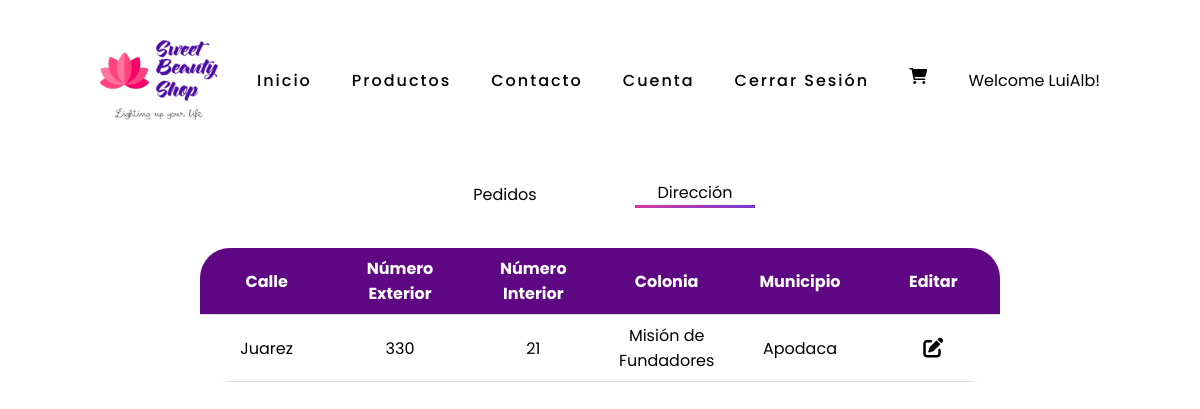
Screenshot of /pages/cliente/dashboardcliente.php (signed in) with the database file from the repository.
### tables this page shows
CREATE TABLE `usuarios` (
  `iduser` int NOT NULL AUTO_INCREMENT,
  `nombre_com` varchar(100) NOT NULL,
  `nombre_user` varchar(100) NOT NULL,
  `correo` varchar(100) NOT NULL,
  `contraseña` varchar(50) NOT NULL,
  `telefono` varchar(20) NOT NULL,
  `roll` int NOT NULL,
  PRIMARY KEY (`iduser`),
  KEY `roll` (`roll`),
  CONSTRAINT `usuarios_ibfk_1` FOREIGN KEY (`roll`) REFERENCES `roll` (`idroll`)
);

CREATE TABLE `direcciones` (
  `calle` varchar(100) NOT NULL,
  `numext` varchar(100) NOT NULL,
  `numint` varchar(100) NOT NULL,
  `colonia` varchar(50) NOT NULL,
  `municipio` varchar(20) NOT NULL,
  `iduser` int NOT NULL,
  PRIMARY KEY (`iduser`),
  KEY `fk_direcciones_usuarios1_idx` (`iduser`),
  CONSTRAINT `fk_direcciones_usuarios1` FOREIGN KEY (`iduser`) REFERENCES `usuarios` (`iduser`)
);

### pages/cliente/dashboardcliente.php (the view, shortened to what this page needs)
<?php
    include("topmenu.php");
    ?>
    <section class="secdash">
        <div id= "contenido">
            <form class="vSel" action="" method="get">
                <?php
                    $view = $_GET['view'];
                    if($view == "p") {
                        echo '<button class="selector on" type="submit" name="view" value="p">Pedidos</button>';
                        echo '<button class= "selector" type="submit" name="view" value="a">Dirección</button>';
                    } else {
                        echo '<button class="selector" type="submit" name="view" value="p">Pedidos</button>';
                        echo '<button class= "selector on" type="submit" name="view" value="a">Dirección</button>';
                    }
                    ?>
            </form>
            <?php
                require("../../database/connection.php");
                if($view == "p") {
                    $sql = "SELECT idventa, fecha, idcliente, descestatus FROM ventas INNER JOIN estatus ON ventas.idestatus = estatus.idestatus WHERE idcliente = $_SESSION[userid]";
                    $resultado = mysqli_query($conexion, $sql);
                    echo "<table class='tabladis userdash'>";
                    echo "<tr>
                    <th>Número de Pedido</th>
                    <th>Fecha del Pedido</th>
                    <th>Estatus</th>
                    <th>Ver Productos</th>
                    </tr>";
                    while ($fila = mysqli_fetch_assoc($resultado)) {
                        echo "<tr>";
                        echo "<td>" . $fila['idventa'] . "</td>";
                        echo "<td>" . $fila['fecha'] . "</td>";
                        echo "<td>" . $fila['descestatus'] . "</td>";?>
                        <td class="viewclass">
                            <a href="../popups.php?id=<?php echo $fila['idventa'];?>&type=a" onclick="openPopup(); return false;">
                                <i class="fa-solid fa-eye"></i>
                            </a>
                        </td>
                        <?php
                        echo "</tr>";
                    }
                    echo "</table>";
                }else {
                    $sql = "SELECT iduser FROM direcciones WHERE iduser = $_SESSION[userid]";
                    $resultado = mysqli_query($conexion, $sql);
                    $userdirec =  mysqli_fetch_row($resultado);
                    if(!($userdirec == "")) {
                        $usertrue = implode("", $userdirec);
                    } else {
                        $usertrue = $userdirec;
                    }
                    if ($usertrue == $_SESSION['userid']) {
                        echo "<table class='tabladis userdash'>";
                        echo "<tr>
                        <th>Calle</th>
                        <th>Número Exterior</th>
                        <th>Número Interior</th>
                        <th>Colonia</th>
                        <th>Municipio</th>
                        <th>Editar</th>
                        </tr>";
                        $sql2 = "SELECT * FROM direcciones WHERE iduser = $_SESSION[userid]";
                        $resultado2 = mysqli_query($conexion, $sql2);
                        while ($fila = mysqli_fetch_assoc($resultado2)) {
                            if($fila['numint'] == "") {
                                $numint = "N/A";
                            } else {
                                $numint = $fila['numint'];
                            }
                            echo "<tr>";
                            echo "<td>" . $fila['calle'] . "</td>";
                            echo "<td>" . $fila['numext'] . "</td>";
                            echo "<td>" . $numint . "</td>";
                            echo "<td>" . $fila['colonia'] . "</td>";
                            echo "<td>" . $fila['municipio'] . "</td>";?>
                            <td class="viewclass">
                                <a href="../popups.php?id=<?php echo $fila['iduser'];?>&type=b" onclick="openPopup(); return false;">
                                    <i class="fa-solid fa-pen-to-square"></i>
                                </a>
                            </td>
                            <?php
                            echo "</tr>";
                        }
                        echo "</table>";
                    }
                }
                ?>
            </div>
        </section>
    </body>
    </html>

### pages/cliente/topmenu.php (shortened to what this page needs)
<?php
    include("../../database/connection.php");
?>
<!DOCTYPE html>
<html lang="es">
<head>
    <link rel="stylesheet" href="../../css/general.css">
    <link rel="stylesheet" href="css/estilos.css">
    <link rel="stylesheet" href="../../css/portadas.css">
    <link rel="stylesheet" href="../../css/media.css">
    <link rel="stylesheet" href="../../css/extra.css">
    <link rel="stylesheet" href="../../css/modal.css">
    <link rel="stylesheet" href="https://cdnjs.cloudflare.com/ajax/libs/font-awesome/6.0.0/css/all.min.css"/>
</head>
<body>
    <header>
        <img src="../../media/img/logo.png" alt="logo" class="logo">
        <nav>
            <div class="optionsmenu">
                <a href="../../inicio.php">Inicio</a>
                <a href="../productos.php">Productos</a>
                <a href="../cont.php">Contacto</a>
                <a href="dashboardcliente.php?view=p">Cuenta</a>
                <a href="../procesos/logout.php">Cerrar Sesión</a>
            </div>
            <div class="socialmedia">
                <i data-toggle="modal" data-target="#exampleModal" class="fas fa-shopping-cart"></i>
            </div>
        </nav>
        <?php
            $idnow = $_SESSION['userid'];
            $query = "SELECT nombre_user FROM usuarios WHERE iduser = $idnow";
            $consulta = mysqli_query($conexion, $query);
            $nombre = mysqli_fetch_row($consulta);
        ?>
        <div class="toggle_btn">
            <p>Welcome <?php echo $nombre[0]?>!</p>
        </div>
    </header>

### css/general.css (style rules this page uses)
* { margin: 0; padding: 0; box-sizing: border-box ; font-family: 'Poppins', sans-serif; }
body { background: white; }
header { position: fixed; top: 0; left: 0; width: 100%; display: flex; justify-content: space-between; align-items: center; transition: 0.5s; padding: 40px 100px; z-index: 3; }
header .logo { position: relative; height: 80px; transition: 0.6s; }
nav { position: relative; display: flex; }
nav a { position: relative; margin: 0 20px; color: black; letter-spacing: 2px; font-weight: 500; text-decoration: none; }
nav i { position: relative; margin: 0 20px; color: black; letter-spacing: 2px; font-weight: 500; cursor: pointer; }
.optionsmenu { position: relative; display: flex; }
.socialmedia { position: relative; display: flex; }
.secdash { height: auto; min-height: 91vh; color: black; }

### pages/cliente/css/estilos.css (style rules this page uses)
.tabladis { margin: auto; border-collapse: collapse; width: 100%; margin-bottom: 100px; }
.tabladis th, .tabladis td { padding: 8px; text-align: center; border-bottom: 1px solid #ddd; }
.tabladis td { height: 55px; }
.tabladis th { background-color: rgb(94, 8, 131); color: white; }
.tabladis tr td a { text-decoration: none; color: black; font-size: 20px; transition: 0.4s ease; }
#contenido { position: relative; top: 180px; margin: 0 200px; }
table.tabladis tr td.viewclass i { cursor: pointer; }
.tabladis.userdash { table-layout: fixed; margin: auto; border-collapse: collapse; margin-bottom: 100px; border-radius: 30px; overflow: hidden; }
form.vSel { display: flex; width: 500px; margin: auto; padding: 0 95px; align-items: center; justify-content: space-between; margin-bottom: 40px; }
form.vSel button.selector { width: 120px; font-size: 16px; background: none; border: none; cursor: pointer; }
form.vSel button.selector.on { border: 10px solid; border-image-slice: 1; border-width: 3px; border-image-source: linear-gradient(to left, #743ad5, #d53a9d); border-left: 0; border-right: 0; border-top: 0; }

### rows the page displays
usuarios: nombre_user "LuiAlb"
direcciones: calle "Juarez", numext "330", numint "21", colonia "Misión de Fundadores", municipio "Apodaca"
